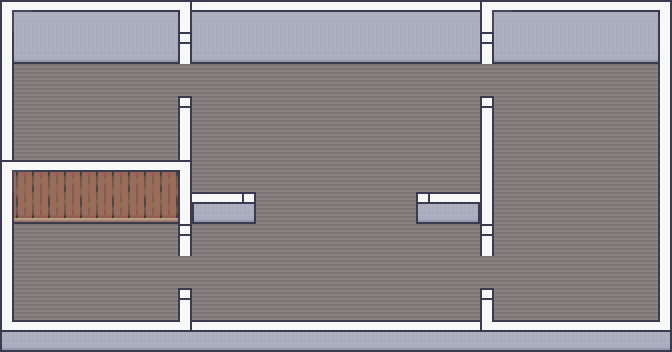

A level layout from a 2D game, rendered from its tile map. Below: a short description, then the map file with tile-grid data replaced by summaries:
An orthogonal 21x11 tile map with 32x32 px tiles, 4 tile layers (Ground, Wall, Wall-Outline-1, Wall-Outline-2), 8 tilesets and 60 objects (stair, stair_2, start, start_2).

<map version="1.10" tiledversion="1.11.0" orientation="orthogonal" renderorder="right-down" width="21" height="11" tilewidth="32" tileheight="32" infinite="0" nextlayerid="16" nextobjectid="91">
 <tileset firstgid="1" source="../Tilesets/RoomBuilder-32x.tsx" />
 <tileset firstgid="392" source="../Tilesets/Interiors-32x.tsx" />
 <tileset firstgid="1816" source="../Tilesets/64x96/64x96.tsx" />
 <tileset firstgid="1832" source="../Tilesets/64x32/64x32.tsx" />
 <tileset firstgid="1835" source="../Tilesets/Small-Object-Tiles.tsx" />
 <tileset firstgid="1899" source="../Tilesets/32x64/32x64.tsx" />
 <tileset firstgid="1917" source="../Tilesets/64x64/64x64.tsx" />
 <tileset firstgid="1925" source="../Tilesets/96x96/96x96.tsx" />
 <layer id="1" name="Ground" width="21" height="11">
  <data>[231 cells, 210 non-empty, 1 distinct tile ids]</data>
 </layer>
 <objectgroup id="7" name="Objects-3">
  <object id="39" gid="1918" x="64" y="183" width="64" height="64" />
  <object id="45" gid="1822" x="0" y="366" width="64" height="96" />
  <object id="46" gid="1822" x="64" y="366" width="64" height="96" />
 </objectgroup>
 <layer id="4" name="Wall" width="21" height="11">
  <data>[231 cells, 79 non-empty, 12 distinct tile ids]</data>
 </layer>
 <group id="10" name="Objects">
  <objectgroup id="5" name="Objects-1">
   <object id="9" gid="447" x="218" y="160" width="32" height="32" />
   <object id="10" gid="463" x="218" y="192" width="32" height="32" />
   <object id="11" gid="446" x="186" y="160" width="32" height="32" />
   <object id="12" gid="462" x="186" y="192" width="32" height="32" />
   <object id="13" gid="447" x="454" y="160" width="32" height="32" />
   <object id="14" gid="446" x="422" y="160" width="32" height="32" />
   <object id="15" gid="462" x="422" y="192" width="32" height="32" />
   <object id="16" gid="463" x="454" y="192" width="32" height="32" />
   <object id="17" gid="448" x="250" y="160" width="32" height="32" />
   <object id="18" gid="464" x="250" y="192" width="32" height="32" />
   <object id="19" gid="445" x="390" y="160" width="32" height="32" />
   <object id="20" gid="461" x="390" y="192" width="32" height="32" />
   <object id="21" gid="1821" x="78" y="96" width="64" height="96" />
   <object id="22" gid="1821" x="14" y="96" width="64" height="96" />
   <object id="36" gid="1902" x="28" y="256" width="32" height="64" />
   <object id="37" gid="1918" x="14" y="278" width="64" height="64" />
   <object id="41" gid="1822" x="115" y="256" width="64" height="96" />
   <object id="51" gid="1903" x="558.5" y="118.5" width="32" height="64" />
   <object id="52" gid="1904" x="596" y="142.5" width="32" height="64" />
   <object id="53" gid="1904" x="596" y="184.5" width="32" height="64" />
   <object id="54" gid="1904" x="596.5" y="223" width="32" height="64" />
   <object id="55" gid="1904" x="598.5" y="264.5" width="32" height="64" />
   <object id="56" gid="2147485552" x="519.5" y="141" width="32" height="64" />
   <object id="57" gid="2147485552" x="519" y="178.5" width="32" height="64" />
   <object id="58" gid="2147485552" x="519" y="226.5" width="32" height="64" />
   <object id="59" gid="2147485552" x="516.5" y="268" width="32" height="64" />
   <object id="60" gid="1816" x="246" y="226.5" width="64" height="96" />
   <object id="61" gid="2147485464" x="362.5" y="229" width="64" height="96" />
  </objectgroup>
  <objectgroup id="6" name="Objects-2">
   <object id="48" gid="1926" x="526" y="170" width="96" height="96" />
   <object id="49" gid="1926" x="526" y="234" width="96" height="96" />
   <object id="50" gid="1926" x="526" y="298" width="96" height="96" />
  </objectgroup>
 </group>
 <group id="11" name="Wall-Outlines">
  <layer id="2" name="Wall-Outline-1" width="21" height="11">
   <data>[231 cells, 82 non-empty, 7 distinct tile ids]</data>
  </layer>
  <layer id="3" name="Wall-Outline-2" width="21" height="11">
   <data>[231 cells, 16 non-empty, 6 distinct tile ids]</data>
  </layer>
 </group>
 <group id="12" name="Hitboxes">
  <objectgroup id="13" name="Wall-Hitboxes" visible="0">
   <object id="64" x="0" y="0" width="672" height="64" />
   <object id="66" x="0" y="339" width="672" height="45" />
   <object id="67" x="0" y="0" width="15.25" height="380.125" />
   <object id="68" x="480" y="0" width="14.6667" height="79.6667" />
   <object id="69" x="480.333" y="115.333" width="13.6667" height="153" />
   <object id="70" x="479.667" y="305.333" width="15" height="45.6667" />
   <object id="71" x="416" y="192" width="64" height="32" />
   <object id="72" x="192" y="192" width="64" height="32" />
   <object id="73" x="177" y="0" width="14.6667" height="79.6667" />
   <object id="74" x="178" y="115" width="13.6667" height="153" />
   <object id="75" x="177.5" y="305.667" width="15" height="45.6667" />
   <object id="80" x="0" y="179" width="192" height="45" />
   <object id="87" x="246.25" y="119.875" width="10.125" height="79.875" />
   <object id="88" x="415.71" y="118.381" width="10.125" height="79.875" />
  </objectgroup>
  <objectgroup id="14" name="Object-Hitboxes" visible="0">
   <object id="76" x="256" y="160" width="36" height="64" />
   <object id="77" x="380" y="160" width="36" height="64" />
   <object id="78" x="536.333" y="85.3333" width="75.3333" height="199.667" />
   <object id="82" x="114.75" y="187" width="63" height="51" />
   <object id="83" x="14.25" y="218.25" width="63" height="44" />
   <object id="84" x="11.75" y="301.75" width="116.5" height="19.25" />
   <object id="85" x="64" y="127.5" width="63.75" height="28.5" />
   <object id="86" x="14.5" y="20.5" width="126.5" height="55.5" />
  </objectgroup>
  <objectgroup id="15" name="Stair-Hitboxes" visible="0">
   <object id="89" name="stair" x="191.75" y="138.75" width="57" height="27.5" />
   <object id="90" name="stair_2" x="423.5" y="138.25" width="57" height="27.5" />
  </objectgroup>
 </group>
 <objectgroup id="8" name="Marker" visible="0">
  <object id="26" name="start" x="224" y="96">
   <point />
  </object>
  <object id="27" name="start_2" x="448" y="96">
   <point />
  </object>
 </objectgroup>
</map>
